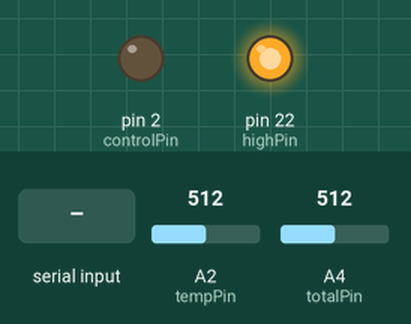
The sketch below on a simulated Arduino Mega 2560, built with avr-gcc and run on an emulated ATmega2560. On the bench: output pins drawn as LEDs (lit = HIGH). Inputs (shaded band) come from the test bench; at power-on: A2 (tempPin) = 512, A4 (totalPin) = 512. What the sketch prints to the serial monitor is not drawn.

Above: at 1.2 s.
1.3 s: "h" received over Serial
2.8 s: "g" received over Serial
4.3 s: "w" received over Serial
Timing chart, 0 to 7.3 s (numbered marks = the images above; inputs shaded):
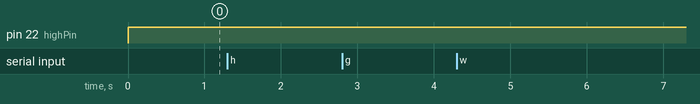

Measured:
- after the input at 1.3 s, every drawn part: stays the same
- after the input at 2.8 s, every drawn part: stays the same
- after the input at 4.3 s, every drawn part: stays the same

The sketch:

PID_Python_controlled.ino
```cpp
#include <EEPROM.h>
#include <EEPROMAnything.h>

struct parameters {  // a structure containing all the PID parameters
    float P;
    float I;
    float D;
    float set_temp;  // the set-temperature of the PID
}
params;

double Pterm = 0;
double Iterm = 0;
double Dterm = 0;
int controlPin = 2;        // sends PWM signal towards the TEC
int tempPin = A2;          // measures the thermistor's voltage
int totalPin = A4;         // measures the total jvoltage input
int highPin = 22;          // powers the TH10K

double error;               // the difference between the set temp and the real temp
double error_sum = 0;           // the accumulated error
double last_error = 0;      // the previous error
double delta_error;         // the change in error over one time step of the temperature collection
unsigned long last_time;           // the previous time stamp
double delta_time;          // the time step of the temperature collection
double PID_output = 0;

double temp = 0;            // the real temperature measured from thermistor
double last_temp = 0;       // the previous temperature measured from thermistor
double delta_temp;          // the change in temperature over one time step of the temperature collection
double v_therm,v25;         //  v_therm is voltage drop across the TH10K, v25vt is voltage drop adross R25, so voltage going into TH10k is v25-vt
double log_ratio_Rt_R25;    // log of the ratio between the current resistance of TH10K and resistance of TH10K at 298.15K(which is 10KOhm according to the instruction)
float a = 3.354e-3;        // parameters for obtaining temperature from TH10K datasheet
float b = 2.562e-4;
float c = 2.14e-6;
float d = -7.241e-8;
boolean ready = false;
boolean python_wants_data = false;
String ID = "PID Temperature Controller";

void setup() {
  Serial.begin(9600);
  pinMode(highPin,OUTPUT);
  EEPROM_readAnything(0, params); //read stored parameters from the EEPROM and store them in params
}

void loop() {
  // confirm (one time only) that Serial is ready to send/receive data
  if (Serial && ready==false) {
      Serial.println("Serial ready");
      ready=true;
  }
  else if (!Serial) {
    Serial.println("Serial not ready");
    ready=false;
  }

  // check for incoming commands from PID Controller
  if (Serial && Serial.available() > 0) {
      char response = Serial.read();
      // 'response' is which parameter you wish to change
      switch (response) {
        case 'p':
          // change P
          params.P = Serial.parseFloat();
          // send the command character and the parameter value back to Python side for confirmation
          Serial.print(response);Serial.print(",");Serial.println(params.P,5);
          break;
        case 'i':
          // change I
          params.I = Serial.parseFloat();
          Serial.print(response);Serial.print(",");Serial.println(params.I,5);
          break;
        case 'd':
          // change D
          params.D = Serial.parseFloat();
          Serial.print(response);Serial.print(",");Serial.println(params.D,5);
          break;
        case 's':
          // change set-temperature
          params.set_temp = Serial.parseFloat();
          Serial.print(response);Serial.print(",");Serial.println(params.set_temp,5);
          break;
        case 't': //'t'emperature wanted
          python_wants_data = true;
          Serial.println(response);
          break;
        case 'h': //'h'alt data sending
          python_wants_data = false;
          Serial.println(response);
          break;
        case 'g': //'g'ive current parameters to python
          Serial.println(response);
          Serial.print(params.P,5); Serial.print(",");
          Serial.print(params.I,5); Serial.print(",");
          Serial.print(params.D,5); Serial.print(",");
          Serial.println(params.set_temp,5);
          break;
        case 'w': // 'w'rite params to eeprom, i.e. the params are good and will be used by the arduino until they are changed by the user.
          EEPROM_writeAnything(0, params);
          Serial.println(response);
          break;
        case 'r': // 'r'eveal Arduino ID:
          Serial.println(ID);
          break;
        Serial.flush();
      }
  }
  else if (!Serial) {
    Serial.println("Nothing sent/Serial not ready");
  }
  unsigned long time_now = millis();
  digitalWrite(highPin,HIGH);
  v25 = analogRead(totalPin);   //------------------ the voltage going into the TH10K, in binary range from 0 to 1023.
  v_therm = analogRead(tempPin);   //----------------- the voltage across the TH10K.
  // Rt,R25: the resistance of TH10K at temp T and resistance of TH10K at 25 degC (10kohm)
  // Given by formula R_therm/R25 = V/Vin,  R_therm = R25*vt/(v25-vt) --> R_therm/R25 = v_therm/(v25-v_therm)
  log_ratio_Rt_R25 = log(v_therm/(v25-v_therm));
  // formula for temperature, from TH10K datasheet
  temp = double(1.0/(a + b*log_ratio_Rt_R25 + c*(log_ratio_Rt_R25*log_ratio_Rt_R25)+d*(log_ratio_Rt_R25*log_ratio_Rt_R25*log_ratio_Rt_R25)) - 273.0);
  if (python_wants_data) {
      Serial.print(time_now/1000.0); Serial.print(",");Serial.println(temp);
  }
  error = params.set_temp - temp;
  //No need to worry about rollover, it is taken care of by using unsigned variables.
  delta_time = (double)(time_now - last_time);
  delta_temp = temp - last_temp;
  Pterm = params.P*error;
  if (PID_output > 81 && PID_output < 219)
    Iterm += params.I*error*delta_time;
  if (delta_time == 0.0)
    Dterm = 0.0;
  else
    Dterm = params.D*delta_temp/delta_time;
// FOR DEBUGGING
//  Serial.print("error");Serial.println(error);
//  Serial.print("Pterm");Serial.println(Pterm);
//  Serial.print("Iterm");Serial.println(Iterm);
//  Serial.print("Dterm");Serial.println(Dterm);
//  Serial.print("delta_error");Serial.println(delta_error);

  //The value written to the PWM pin (which is the signal that will later drive the TEC) is forced to take on a value between 80 and 220
  //in order for the output to be symmetric.
//  PID_output = constrain(previous_output + params.P*(error - last_error) + (params.I*params.It)*(error) + (params.D/params.Dt)*(lastlast_error - 2*last_error + error), 80, 220); // typical PID statement
  //PWM: 150 is the 'midpoint' of the output, so assuming temperature is perfectly stable, then Pterm, Iterm, and Dterm equal 0 and output should be 150
  PID_output = constrain(Pterm + Iterm - Dterm + 150, 80, 220);
//  Serial.print("PID output");Serial.println(PID_output);
  last_error = error;   //--------------------------------- update error and time
  last_time = time_now;
  last_temp = temp;
  analogWrite(controlPin, int(PID_output)); //-------------------- drive the TEC with this PWM signal

  delay(100);  //--------------------------------------------------- (in milliseconds)
}
```
